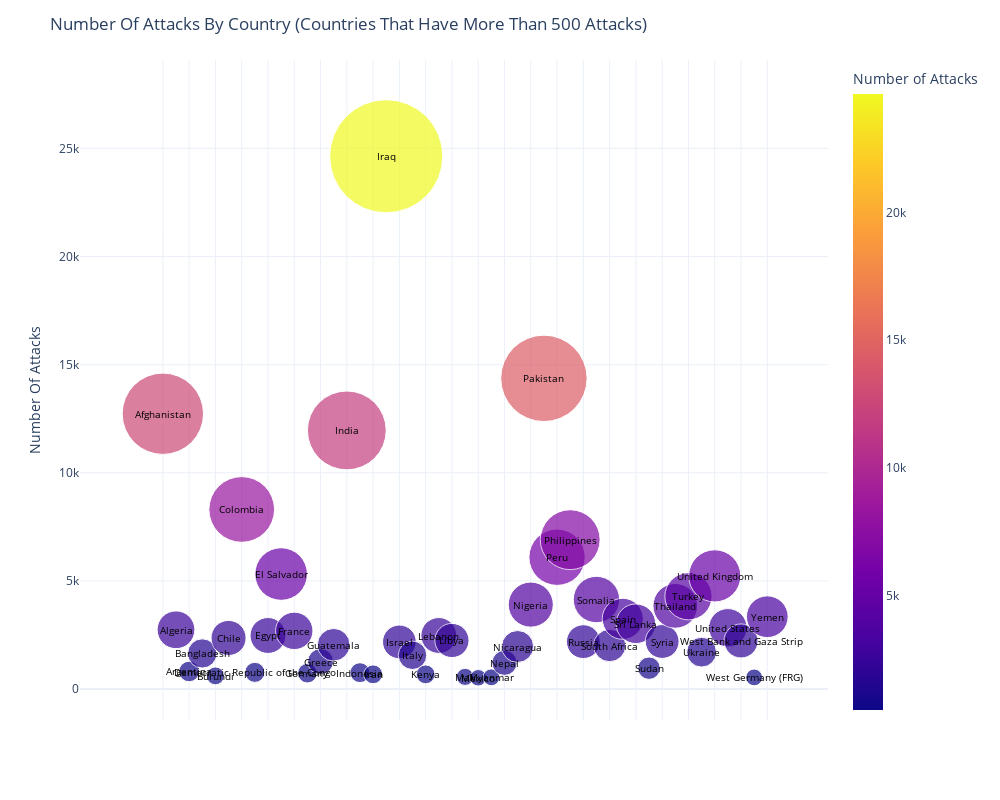

The cell this chart's notebook holds for it:
### Markdown cell above
### Q7  - Number Of Attacks By Country (Countries That Have More Than 500 Attacks)

### Code cell
attacks_per_country.columns = ['Country', 'Attacks']
attacks_per_country = attacks_per_country[attacks_per_country['Attacks'] > 500]


fig6 = px.scatter(attacks_per_country, x='Country', y='Attacks', size='Attacks',
                 color='Attacks', color_continuous_scale=px.colors.sequential.Plasma,
                 hover_name='Country', labels={'Attacks': 'Number of Attacks', 'Country': 'Country'},
                 template='plotly_white', size_max = 80)

# Add text labels to the plot
for i, row in attacks_per_country.iterrows():
    fig6.add_annotation(x=row['Country'], y=row['Attacks'], text=row['Country'],
                       font=dict(size=10, color='black'), showarrow=False)

# Update the plot layout
fig6.update_layout(title='Number Of Attacks By Country (Countries That Have More Than 500 Attacks)',
                  xaxis_title='',
                  yaxis_title='Number Of Attacks',
                  plot_bgcolor='white')

# Hide the x-axis tick labels
fig6.update_xaxes(showticklabels=False)

# Set the size of the plot
fig6.update_layout(width=1000, height=800)

# Show the plot
fig6.show()

### Figure 1 — Plotly figure (JSON) as saved in the notebook; plotly's stock layout.template omitted (floating-point values rounded to 4 significant figures)
{"data": [{"hovertemplate": "<b>%{hovertext}</b><br><br>Country=%{x}<br>Number of Attacks=%{marker.color}<extra></extra>", "hovertext": ["Afghanistan", "Algeria", "Argentina", "Bangladesh", "Burundi", "Chile", "Colombia", "Democratic Republic of the Congo", "Egypt", "El Salvador", "France", "Germany", "Greece", "Guatemala", "India", "Indonesia", "Iran", "Iraq", "Israel", "Italy", "Kenya", "Lebanon", "Libya", "Mali", "Mexico", "Myanmar", "Nepal", "Nicaragua", "Nigeria", "Pakistan", "Peru", "Philippines", "Russia", "Somalia", "South Africa", "Spain", "Sri Lanka", "Sudan", "Syria", "Thailand", "Turkey", "Ukraine", "United Kingdom", "United States", "West Bank and Gaza Strip", "West Germany (FRG)", "Yemen"], "legendgroup": "", "marker": {"color": [12731, 2743, 815, 1648, 613, 2365, 8306, 775, 2479, 5320, 2693, 735, 1275, 2050, 11960, 761, 684, 24636, 2183, 1565, 683, 2478, 2249, 566, 524, 546, 1215, 1970, 3907, 14368, 6096, 6908, 2194, 4142, 2016, 3249, 3022, 967, 2201, 3849, 4292, 1709, 5235, 2836, 2227, 541, 3347], "coloraxis": "coloraxis", "size": [12731, 2743, 815, 1648, 613, 2365, 8306, 775, 2479, 5320, 2693, 735, 1275, 2050, 11960, 761, 684, 24636, 2183, 1565, 683, 2478, 2249, 566, 524, 546, 1215, 1970, 3907, 14368, 6096, 6908, 2194, 4142, 2016, 3249, 3022, 967, 2201, 3849, 4292, 1709, 5235, 2836, 2227, 541, 3347], "sizemode": "area", "sizeref": 3.849, "symbol": "circle"}, "mode": "markers", "name": "", "orientation": "v", "showlegend": false, "type": "scatter", "x": ["Afghanistan", "Algeria", "Argentina", "Bangladesh", "Burundi", "Chile", "Colombia", "Democratic Republic of the Congo", "Egypt", "El Salvador", "France", "Germany", "Greece", "Guatemala", "India", "Indonesia", "Iran", "Iraq", "Israel", "Italy", "Kenya", "Lebanon", "Libya", "Mali", "Mexico", "Myanmar", "Nepal", "Nicaragua", "Nigeria", "Pakistan", "Peru", "Philippines", "Russia", "Somalia", "South Africa", "Spain", "Sri Lanka", "Sudan", "Syria", "Thailand", "Turkey", "Ukraine", "United Kingdom", "United States", "West Bank and Gaza Strip", "West Germany (FRG)", "Yemen"], "xaxis": "x", "y": [12731, 2743, 815, 1648, 613, 2365, 8306, 775, 2479, 5320, 2693, 735, 1275, 2050, 11960, 761, 684, 24636, 2183, 1565, 683, 2478, 2249, 566, 524, 546, 1215, 1970, 3907, 14368, 6096, 6908, 2194, 4142, 2016, 3249, 3022, 967, 2201, 3849, 4292, 1709, 5235, 2836, 2227, 541, 3347], "yaxis": "y"}], "layout": {"annotations": [{"font": {"color": "black", "size": 10}, "showarrow": false, "text": "Afghanistan", "x": "Afghanistan", "y": 12731}, {"font": {"color": "black", "size": 10}, "showarrow": false, "text": "Algeria", "x": "Algeria", "y": 2743}, {"font": {"color": "black", "size": 10}, "showarrow": false, "text": "Argentina", "x": "Argentina", "y": 815}, {"font": {"color": "black", "size": 10}, "showarrow": false, "text": "Bangladesh", "x": "Bangladesh", "y": 1648}, {"font": {"color": "black", "size": 10}, "showarrow": false, "text": "Burundi", "x": "Burundi", "y": 613}, {"font": {"color": "black", "size": 10}, "showarrow": false, "text": "Chile", "x": "Chile", "y": 2365}, {"font": {"color": "black", "size": 10}, "showarrow": false, "text": "Colombia", "x": "Colombia", "y": 8306}, {"font": {"color": "black", "size": 10}, "showarrow": false, "text": "Democratic Republic of the Congo", "x": "Democratic Republic of the Congo", "y": 775}, {"font": {"color": "black", "size": 10}, "showarrow": false, "text": "Egypt", "x": "Egypt", "y": 2479}, {"font": {"color": "black", "size": 10}, "showarrow": false, "text": "El Salvador", "x": "El Salvador", "y": 5320}, {"font": {"color": "black", "size": 10}, "showarrow": false, "text": "France", "x": "France", "y": 2693}, {"font": {"color": "black", "size": 10}, "showarrow": false, "text": "Germany", "x": "Germany", "y": 735}, {"font": {"color": "black", "size": 10}, "showarrow": false, "text": "Greece", "x": "Greece", "y": 1275}, {"font": {"color": "black", "size": 10}, "showarrow": false, "text": "Guatemala", "x": "Guatemala", "y": 2050}, {"font": {"color": "black", "size": 10}, "showarrow": false, "text": "India", "x": "India", "y": 11960}, {"font": {"color": "black", "size": 10}, "showarrow": false, "text": "Indonesia", "x": "Indonesia", "y": 761}, {"font": {"color": "black", "size": 10}, "showarrow": false, "text": "Iran", "x": "Iran", "y": 684}, {"font": {"color": "black", "size": 10}, "showarrow": false, "text": "Iraq", "x": "Iraq", "y": 24636}, {"font": {"color": "black", "size": 10}, "showarrow": false, "text": "Israel", "x": "Israel", "y": 2183}, {"font": {"color": "black", "size": 10}, "showarrow": false, "text": "Italy", "x": "Italy", "y": 1565}, {"font": {"color": "black", "size": 10}, "showarrow": false, "text": "Kenya", "x": "Kenya", "y": 683}, {"font": {"color": "black", "size": 10}, "showarrow": false, "text": "Lebanon", "x": "Lebanon", "y": 2478}, {"font": {"color": "black", "size": 10}, "showarrow": false, "text": "Libya", "x": "Libya", "y": 2249}, {"font": {"color": "black", "size": 10}, "showarrow": false, "text": "Mali", "x": "Mali", "y": 566}, {"font": {"color": "black", "size": 10}, "showarrow": false, "text": "Mexico", "x": "Mexico", "y": 524}, {"font": {"color": "black", "size": 10}, "showarrow": false, "text": "Myanmar", "x": "Myanmar", "y": 546}, {"font": {"color": "black", "size": 10}, "showarrow": false, "text": "Nepal", "x": "Nepal", "y": 1215}, {"font": {"color": "black", "size": 10}, "showarrow": false, "text": "Nicaragua", "x": "Nicaragua", "y": 1970}, {"font": {"color": "black", "size": 10}, "showarrow": false, "text": "Nigeria", "x": "Nigeria", "y": 3907}, {"font": {"color": "black", "size": 10}, "showarrow": false, "text": "Pakistan", "x": "Pakistan", "y": 14368}, {"font": {"color": "black", "size": 10}, "showarrow": false, "text": "Peru", "x": "Peru", "y": 6096}, {"font": {"color": "black", "size": 10}, "showarrow": false, "text": "Philippines", "x": "Philippines", "y": 6908}, {"font": {"color": "black", "size": 10}, "showarrow": false, "text": "Russia", "x": "Russia", "y": 2194}, {"font": {"color": "black", "size": 10}, "showarrow": false, "text": "Somalia", "x": "Somalia", "y": 4142}, {"font": {"color": "black", "size": 10}, "showarrow": false, "text": "South Africa", "x": "South Africa", "y": 2016}, {"font": {"color": "black", "size": 10}, "showarrow": false, "text": "Spain", "x": "Spain", "y": 3249}, {"font": {"color": "black", "size": 10}, "showarrow": false, "text": "Sri Lanka", "x": "Sri Lanka", "y": 3022}, {"font": {"color": "black", "size": 10}, "showarrow": false, "text": "Sudan", "x": "Sudan", "y": 967}, {"font": {"color": "black", "size": 10}, "showarrow": false, "text": "Syria", "x": "Syria", "y": 2201}, {"font": {"color": "black", "size": 10}, "showarrow": false, "text": "Thailand", "x": "Thailand", "y": 3849}, {"font": {"color": "black", "size": 10}, "showarrow": false, "text": "Turkey", "x": "Turkey", "y": 4292}, {"font": {"color": "black", "size": 10}, "showarrow": false, "text": "Ukraine", "x": "Ukraine", "y": 1709}, {"font": {"color": "black", "size": 10}, "showarrow": false, "text": "United Kingdom", "x": "United Kingdom", "y": 5235}, {"font": {"color": "black", "size": 10}, "showarrow": false, "text": "United States", "x": "United States", "y": 2836}, {"font": {"color": "black", "size": 10}, "showarrow": false, "text": "West Bank and Gaza Strip", "x": "West Bank and Gaza Strip", "y": 2227}, {"font": {"color": "black", "size": 10}, "showarrow": false, "text": "West Germany (FRG)", "x": "West Germany (FRG)", "y": 541}, {"font": {"color": "black", "size": 10}, "showarrow": false, "text": "Yemen", "x": "Yemen", "y": 3347}], "coloraxis": {"colorbar": {"title": {"text": "Number of Attacks"}}, "colorscale": [[0, "#0d0887"], [0.1111, "#46039f"], [0.2222, "#7201a8"], [0.3333, "#9c179e"], [0.4444, "#bd3786"], [0.5556, "#d8576b"], [0.6667, "#ed7953"], [0.7778, "#fb9f3a"], [0.8889, "#fdca26"], [1, "#f0f921"]]}, "height": 800, "legend": {"itemsizing": "constant", "tracegroupgap": 0}, "margin": {"t": 60}, "plot_bgcolor": "white", "title": {"text": "Number Of Attacks By Country (Countries That Have More Than 500 Attacks)"}, "width": 1000, "xaxis": {"anchor": "y", "domain": [0, 1], "showticklabels": false, "title": {"text": ""}}, "yaxis": {"anchor": "x", "domain": [0, 1], "title": {"text": "Number Of Attacks"}}}}
